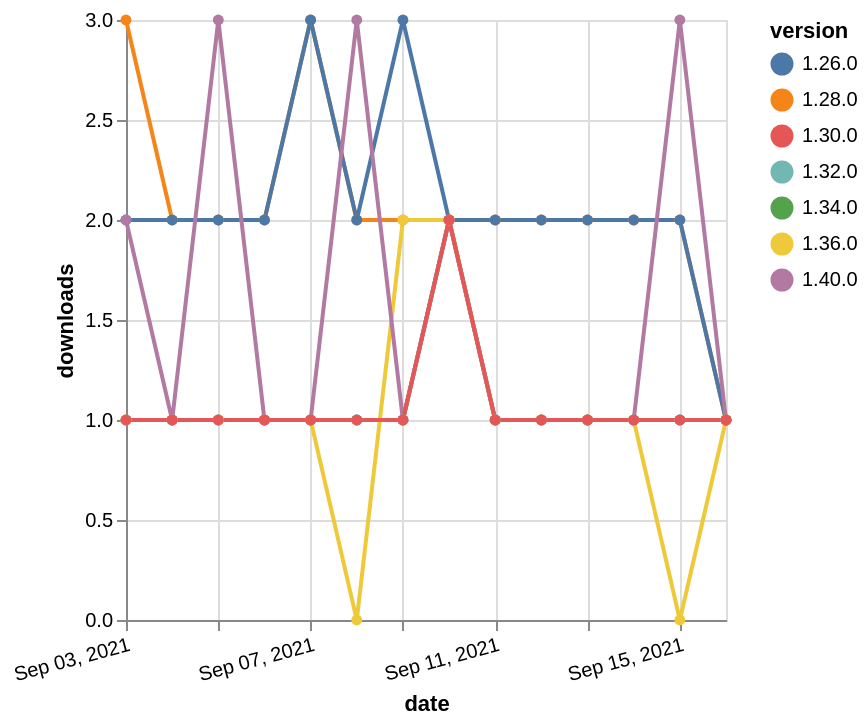

Express this chart as Vega-Lite.
### Vega-Lite specification from a JSON file in a GitHub repository (floating-point values rounded to 4 significant figures)
{"$schema": "https://vega.github.io/schema/vega-lite/v5.json", "description": "A simple bar chart with embedded data.", "data": {"values": [{"date": "2021-09-03", "total": 193, "delta": 1, "version": "1.34.0"}, {"date": "2021-09-04", "total": 194, "delta": 1, "version": "1.34.0"}, {"date": "2021-09-05", "total": 195, "delta": 1, "version": "1.34.0"}, {"date": "2021-09-06", "total": 196, "delta": 1, "version": "1.34.0"}, {"date": "2021-09-07", "total": 197, "delta": 1, "version": "1.34.0"}, {"date": "2021-09-08", "total": 198, "delta": 1, "version": "1.34.0"}, {"date": "2021-09-09", "total": 199, "delta": 1, "version": "1.34.0"}, {"date": "2021-09-10", "total": 201, "delta": 2, "version": "1.34.0"}, {"date": "2021-09-11", "total": 202, "delta": 1, "version": "1.34.0"}, {"date": "2021-09-12", "total": 203, "delta": 1, "version": "1.34.0"}, {"date": "2021-09-13", "total": 204, "delta": 1, "version": "1.34.0"}, {"date": "2021-09-14", "total": 205, "delta": 1, "version": "1.34.0"}, {"date": "2021-09-15", "total": 206, "delta": 1, "version": "1.34.0"}, {"date": "2021-09-16", "total": 207, "delta": 1, "version": "1.34.0"}, {"date": "2021-09-03", "total": 194, "delta": 1, "version": "1.32.0"}, {"date": "2021-09-04", "total": 195, "delta": 1, "version": "1.32.0"}, {"date": "2021-09-05", "total": 196, "delta": 1, "version": "1.32.0"}, {"date": "2021-09-06", "total": 197, "delta": 1, "version": "1.32.0"}, {"date": "2021-09-07", "total": 198, "delta": 1, "version": "1.32.0"}, {"date": "2021-09-08", "total": 199, "delta": 1, "version": "1.32.0"}, {"date": "2021-09-09", "total": 200, "delta": 1, "version": "1.32.0"}, {"date": "2021-09-10", "total": 202, "delta": 2, "version": "1.32.0"}, {"date": "2021-09-11", "total": 203, "delta": 1, "version": "1.32.0"}, {"date": "2021-09-12", "total": 204, "delta": 1, "version": "1.32.0"}, {"date": "2021-09-13", "total": 205, "delta": 1, "version": "1.32.0"}, {"date": "2021-09-14", "total": 206, "delta": 1, "version": "1.32.0"}, {"date": "2021-09-15", "total": 207, "delta": 1, "version": "1.32.0"}, {"date": "2021-09-16", "total": 208, "delta": 1, "version": "1.32.0"}, {"date": "2021-09-03", "total": 2196, "delta": 3, "version": "1.28.0"}, {"date": "2021-09-04", "total": 2198, "delta": 2, "version": "1.28.0"}, {"date": "2021-09-05", "total": 2200, "delta": 2, "version": "1.28.0"}, {"date": "2021-09-06", "total": 2202, "delta": 2, "version": "1.28.0"}, {"date": "2021-09-07", "total": 2205, "delta": 3, "version": "1.28.0"}, {"date": "2021-09-08", "total": 2207, "delta": 2, "version": "1.28.0"}, {"date": "2021-09-09", "total": 2209, "delta": 2, "version": "1.28.0"}, {"date": "2021-09-10", "total": 2211, "delta": 2, "version": "1.28.0"}, {"date": "2021-09-11", "total": 2213, "delta": 2, "version": "1.28.0"}, {"date": "2021-09-12", "total": 2215, "delta": 2, "version": "1.28.0"}, {"date": "2021-09-13", "total": 2217, "delta": 2, "version": "1.28.0"}, {"date": "2021-09-14", "total": 2219, "delta": 2, "version": "1.28.0"}, {"date": "2021-09-15", "total": 2221, "delta": 2, "version": "1.28.0"}, {"date": "2021-09-16", "total": 2222, "delta": 1, "version": "1.28.0"}, {"date": "2021-09-03", "total": 2295, "delta": 2, "version": "1.26.0"}, {"date": "2021-09-04", "total": 2297, "delta": 2, "version": "1.26.0"}, {"date": "2021-09-05", "total": 2299, "delta": 2, "version": "1.26.0"}, {"date": "2021-09-06", "total": 2301, "delta": 2, "version": "1.26.0"}, {"date": "2021-09-07", "total": 2304, "delta": 3, "version": "1.26.0"}, {"date": "2021-09-08", "total": 2306, "delta": 2, "version": "1.26.0"}, {"date": "2021-09-09", "total": 2309, "delta": 3, "version": "1.26.0"}, {"date": "2021-09-10", "total": 2311, "delta": 2, "version": "1.26.0"}, {"date": "2021-09-11", "total": 2313, "delta": 2, "version": "1.26.0"}, {"date": "2021-09-12", "total": 2315, "delta": 2, "version": "1.26.0"}, {"date": "2021-09-13", "total": 2317, "delta": 2, "version": "1.26.0"}, {"date": "2021-09-14", "total": 2319, "delta": 2, "version": "1.26.0"}, {"date": "2021-09-15", "total": 2321, "delta": 2, "version": "1.26.0"}, {"date": "2021-09-16", "total": 2322, "delta": 1, "version": "1.26.0"}, {"date": "2021-09-03", "total": 163, "delta": 1, "version": "1.36.0"}, {"date": "2021-09-04", "total": 164, "delta": 1, "version": "1.36.0"}, {"date": "2021-09-05", "total": 165, "delta": 1, "version": "1.36.0"}, {"date": "2021-09-06", "total": 166, "delta": 1, "version": "1.36.0"}, {"date": "2021-09-07", "total": 167, "delta": 1, "version": "1.36.0"}, {"date": "2021-09-08", "total": 167, "delta": 0, "version": "1.36.0"}, {"date": "2021-09-09", "total": 169, "delta": 2, "version": "1.36.0"}, {"date": "2021-09-10", "total": 171, "delta": 2, "version": "1.36.0"}, {"date": "2021-09-11", "total": 172, "delta": 1, "version": "1.36.0"}, {"date": "2021-09-12", "total": 173, "delta": 1, "version": "1.36.0"}, {"date": "2021-09-13", "total": 174, "delta": 1, "version": "1.36.0"}, {"date": "2021-09-14", "total": 175, "delta": 1, "version": "1.36.0"}, {"date": "2021-09-15", "total": 175, "delta": 0, "version": "1.36.0"}, {"date": "2021-09-16", "total": 176, "delta": 1, "version": "1.36.0"}, {"date": "2021-09-03", "total": 121, "delta": 2, "version": "1.40.0"}, {"date": "2021-09-04", "total": 122, "delta": 1, "version": "1.40.0"}, {"date": "2021-09-05", "total": 125, "delta": 3, "version": "1.40.0"}, {"date": "2021-09-06", "total": 126, "delta": 1, "version": "1.40.0"}, {"date": "2021-09-07", "total": 127, "delta": 1, "version": "1.40.0"}, {"date": "2021-09-08", "total": 130, "delta": 3, "version": "1.40.0"}, {"date": "2021-09-09", "total": 131, "delta": 1, "version": "1.40.0"}, {"date": "2021-09-10", "total": 133, "delta": 2, "version": "1.40.0"}, {"date": "2021-09-11", "total": 134, "delta": 1, "version": "1.40.0"}, {"date": "2021-09-12", "total": 135, "delta": 1, "version": "1.40.0"}, {"date": "2021-09-13", "total": 136, "delta": 1, "version": "1.40.0"}, {"date": "2021-09-14", "total": 137, "delta": 1, "version": "1.40.0"}, {"date": "2021-09-15", "total": 140, "delta": 3, "version": "1.40.0"}, {"date": "2021-09-16", "total": 141, "delta": 1, "version": "1.40.0"}, {"date": "2021-09-03", "total": 247, "delta": 1, "version": "1.30.0"}, {"date": "2021-09-04", "total": 248, "delta": 1, "version": "1.30.0"}, {"date": "2021-09-05", "total": 249, "delta": 1, "version": "1.30.0"}, {"date": "2021-09-06", "total": 250, "delta": 1, "version": "1.30.0"}, {"date": "2021-09-07", "total": 251, "delta": 1, "version": "1.30.0"}, {"date": "2021-09-08", "total": 252, "delta": 1, "version": "1.30.0"}, {"date": "2021-09-09", "total": 253, "delta": 1, "version": "1.30.0"}, {"date": "2021-09-10", "total": 255, "delta": 2, "version": "1.30.0"}, {"date": "2021-09-11", "total": 256, "delta": 1, "version": "1.30.0"}, {"date": "2021-09-12", "total": 257, "delta": 1, "version": "1.30.0"}, {"date": "2021-09-13", "total": 258, "delta": 1, "version": "1.30.0"}, {"date": "2021-09-14", "total": 259, "delta": 1, "version": "1.30.0"}, {"date": "2021-09-15", "total": 260, "delta": 1, "version": "1.30.0"}, {"date": "2021-09-16", "total": 261, "delta": 1, "version": "1.30.0"}]}, "width": "container", "mark": {"type": "line", "point": {"filled": true}}, "encoding": {"x": {"field": "date", "type": "temporal", "timeUnit": "yearmonthdate", "title": "date", "axis": {"labelAngle": -15}}, "y": {"field": "delta", "type": "quantitative", "title": "downloads"}, "color": {"field": "version", "type": "nominal"}, "tooltip": {"field": "delta"}}}
